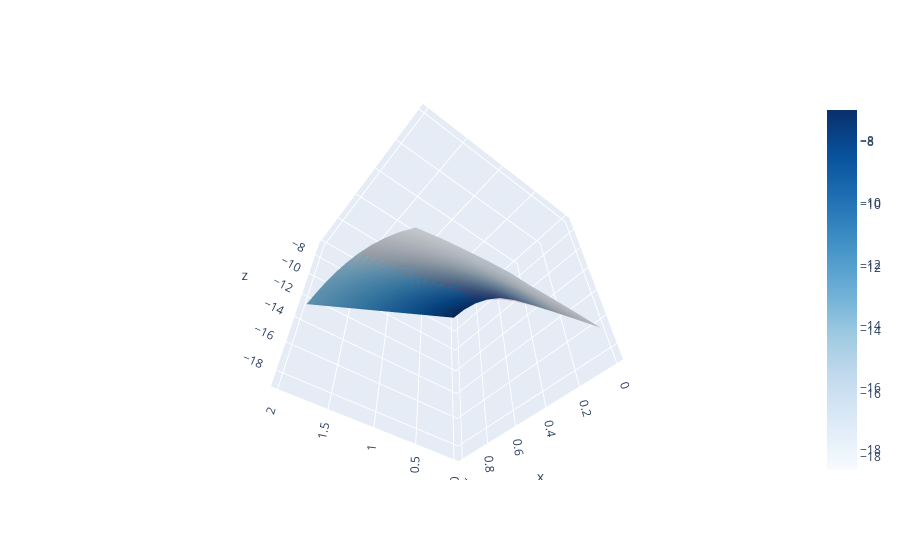

Notebook cell for this chart:
### Code cell
myvqe.show_results_annni()
